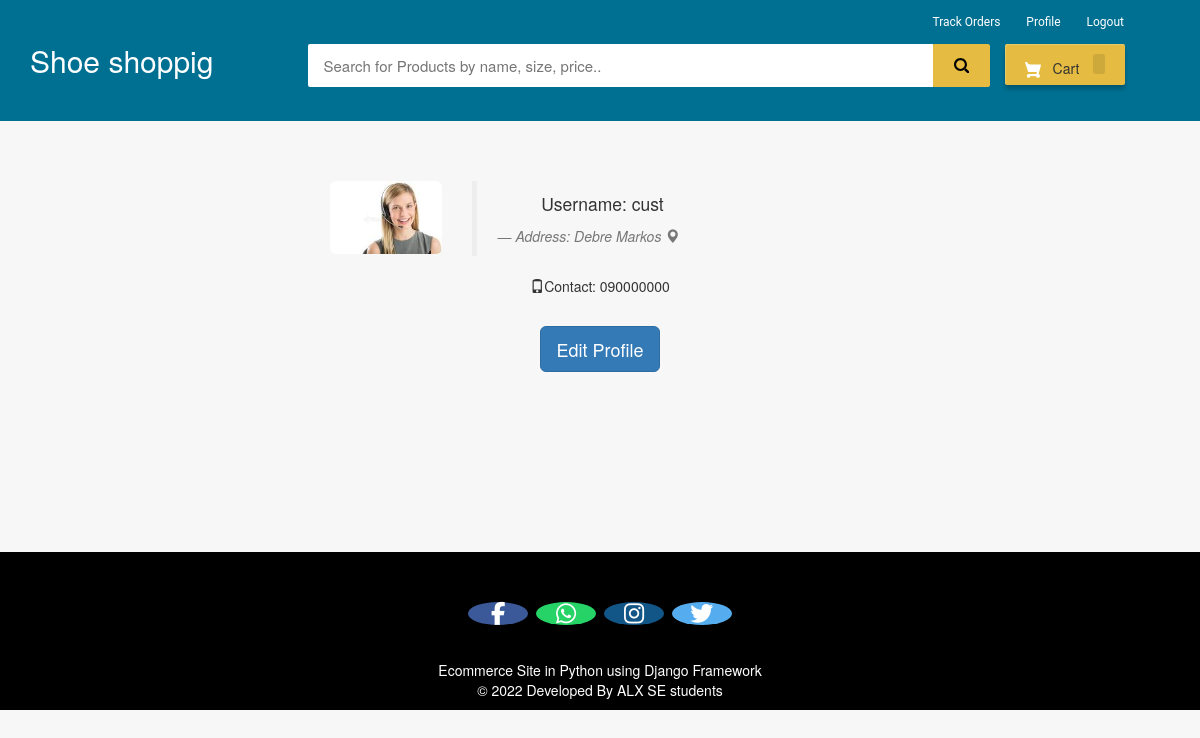
/my-profile (signed in), run on the app's committed database.
### shoeshop/models.py (models this page shows, shortened)
class Customer(models.Model):
    user=models.OneToOneField(User,on_delete=models.CASCADE)
    profile_pic= models.ImageField(upload_to='profile_pic/CustomerProfilePic/',null=True,blank=True)
    address = models.CharField(max_length=40)
    mobile = models.CharField(max_length=20,null=False)

### shoeshop/views.py (the view)
# urls.py: path('my-profile', views.my_profile_view, name='my-profile'),
@login_required(login_url='login')
@user_passes_test(is_customer)
def my_profile_view(request):
    customer = models.Customer.objects.get(user_id=request.user.id)
    return render(request, 'shoeshop/my_profile.html', {'customer': customer})

### shoeshop/views.py (called while the page is built)
def is_customer(user):
    return user.groups.filter(name='CUSTOMER').exists()

### templates/shoeshop/my_profile.html
{% extends 'shoeshop/customer_base.html' %}
{% load static %}
{% block content %}
<link rel="stylesheet" href="/static/my_profile.css">
<br><br><br>
<div style="padding-left:300px;" class="container">
        <div class="col-sm-2 col-md-2">
            <img src="{% static customer.profile_pic.url %}"   alt="profile pic" class="img-rounded img-responsive" />
        </div>
        <div class="col-sm-4 col-md-4">
            <blockquote>
                <p>Username: {{request.user}}</p> <small><cite title="Source Title">Address: {{customer.address}}  <i class="glyphicon glyphicon-map-marker"></i></cite></small>
            </blockquote>
            <p><i class="glyphicon glyphicon-phone"></i>Contact: {{customer.mobile}}
            </p>
        </div>
</div>
<br>
<div style="text-align: center;">
  <a href="/edit-profile"><button class="btn btn-primary btn-lg" ><span>Edit Profile </span></button></a>
</div>
<br><br><br><br><br><br>
{% endblock content %}

### static/customer_base.css (style rules this page uses)
body { background-color: #f7f7f7; }
p { text-align: center; }

### static/my_profile.css (style rules this page uses)
body { background-color:#f7f7f7; }

### data on the page
Customer: profile_pic (picture), address "Debre Markos", mobile "090000000"

### other printed values
{{ request.user }} "cust"
